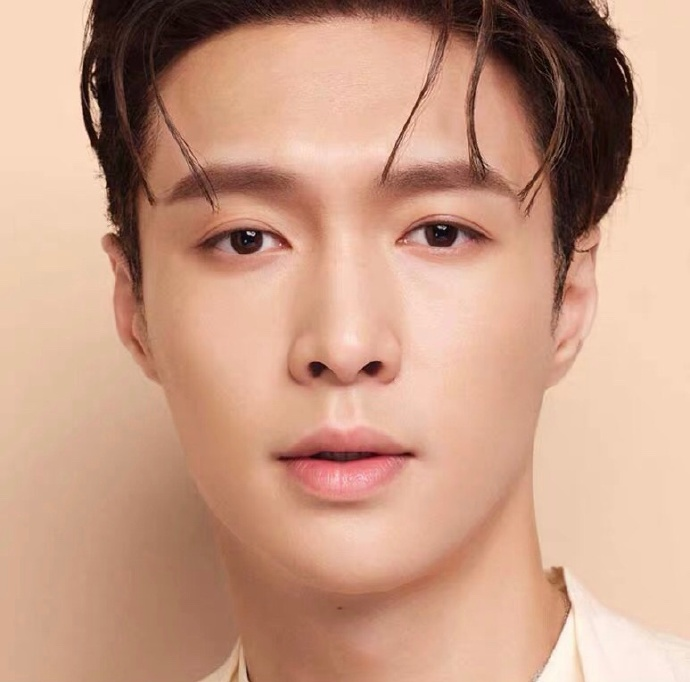
#> input picture I2G/man.jpeg, 690 x 682 px, found by its file name
$ python delaunay_v1.py
#> lines starting #> are read from the running program, lines starting #| are printed output that depends on the picture
import re
import dlib
import cv2
import numpy as np
import glob

# 读取示例图像
filename_src = "I2G/man.jpeg"
filename_dst = "I2G/man2.jpeg"

img_src = cv2.imread(filename_src)
#> img_src is the input picture: shape (682, 690, 3); mean B, G, R 133.3, 155.4, 199
img_dst = cv2.imread(filename_dst)
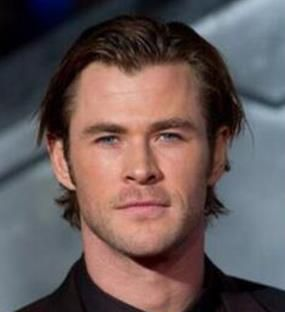
#> input picture I2G/man2.jpeg, 285 x 312 px, found by its file name
#> img_dst is the input picture: shape (312, 285, 3); mean B, G, R 88, 88.3, 103.1
img_src = cv2.resize(img_src,(256,256),interpolation= cv2.INTER_AREA)
#> img_src: shape (256, 256, 3)
img_dst= cv2.resize(img_dst,(256,256),interpolation= cv2.INTER_AREA)
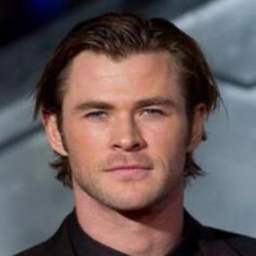
#> img_dst: shape (256, 256, 3); mean B, G, R 88, 88.3, 103.1

img_dst_warped = np.copy(img_dst) # 目标脸的备份

idx_fig = 1

#> (the run stopped early here; a loop or call above may not have finished)
